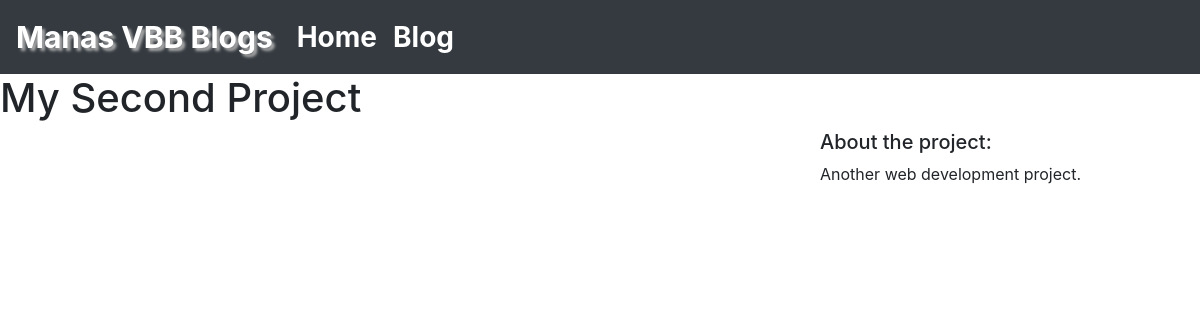
The page /projects/2/ on the database as committed earlier.
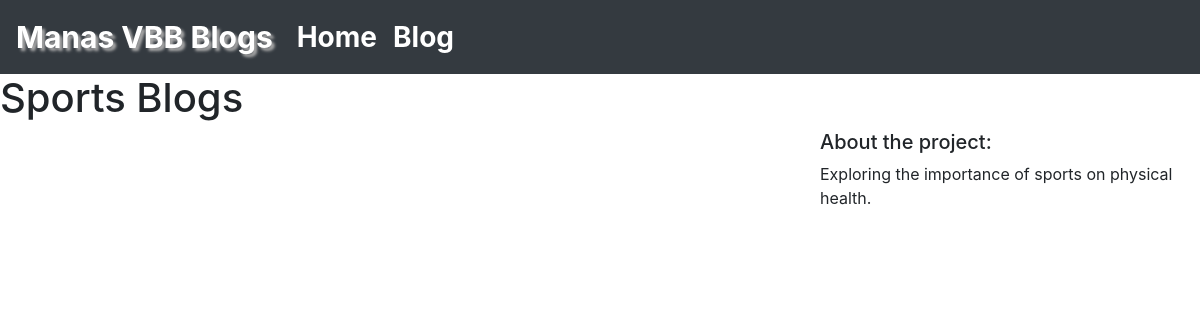
The same page on the database as committed later.
### projects/models.py (models this page shows)
class Project(models.Model):
    title = models.CharField(max_length=100)
    description = models.TextField()
    image = models.FilePathField(path="/img")

### projects/views.py (the view)
# urls.py: path("<int:pk>/", views.project_detail, name="project_detail"),
def project_detail(request, pk):
    project = Project.objects.get(pk=pk)
    context = {
        'project': project
    }
    return render(request, 'project_detail.html', context)

### projects/templates/project_detail.html (shortened to what this page needs)
{% extends "base.html" %}
{% block body %}
<h1>{{ project.title }}</h1>
<div class="row">
    <div class="col-md-8">
    </div>
    <div class="col-md-4">
        <h5>About the project:</h5>
        <p>{{ project.description }}</p>
        <br>
    </div>
</div>
{% endblock body %}

### personal_portfolio/templates/base.html (shortened to what this page needs)
<!doctype html>
<html lang="en">
  <head>
    <link href="https://cdn.jsdelivr.net/npm/bootstrap@5.0.1/dist/css/bootstrap.min.css" rel="stylesheet">
    <nav class="navbar navbar-expand-lg navbar-dark bg-dark">
        <a class="navbar-brand" href="" style="font-size: 30px ; text-shadow: 3px 3px 3px #ababab;"><b>Manas VBB Blogs</b></a>
        <div class="collapse navbar-collapse" id="navbarSupportedContent">
          <ul class="navbar-nav mr-auto">
            <li class="nav-item active">
              <a class="nav-link" href="home/" style="font-size: 28px ; color: white"><b>Home</b> </a>
            </li>
            <li class="nav-item">
              <a class="nav-link" href="blog/" style="font-size: 28px ; color: white"><b> Blog</b></a>
            </li>
          </ul>
        </div>
      </nav>
  </head>
  <body style="background-image: url('https://images.pexels.com/photos/1939485/pexels-photo-1939485.jpeg?auto=compress&cs=tinysrgb&dpr=2&h=650&w=940');">
      {% block body %}
      {% endblock body %}
  </body>
</html>
<link rel="stylesheet" href="https://stackpath.bootstrapcdn.com/bootstrap/4.1.3/css/bootstrap.min.css">

Rows that differ between the two databases and show on the page:
changed Project: title "My Second Project" → "Sports Blogs"; description "Another web development project." → "Exploring the importance of sports on physical health."
